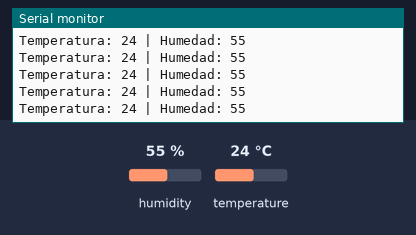
Bench run of a sketch on a simulated Arduino Uno, built with avr-gcc and run on an emulated ATmega328P. On the bench: the last lines printed to the serial monitor. The inputs (shaded band) are chosen by the test bench; at power-on: humidity 55 %, temperature 24 °C.

Above: at 2.8 s.
2.9 s: humidity set to 22 %
At 4.5 s:
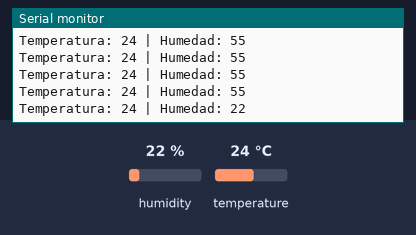
5.6 s: temperature set to 12 °C
At 6.0 s:
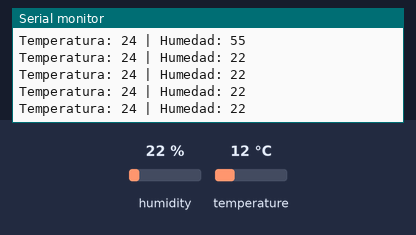
11.6 s: humidity set to 40 %
At 12.1 s:
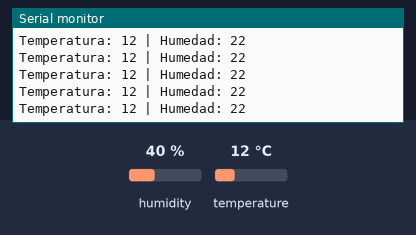
Timing chart, 0 to 14.6 s (numbered marks = the images above; inputs shaded):
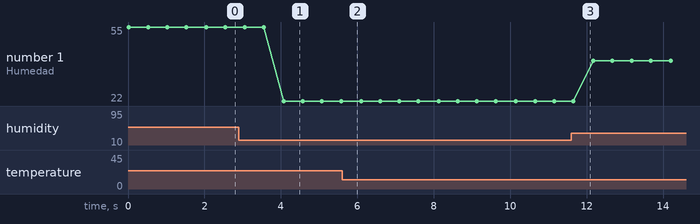

Measured:
- after the input at 2.9 s, the serial monitor: prints a new line after 1.2 s (image 1)
- plotted number 1: 55 → 22 after the input at 2.9 s, 22 → 40 after the input at 11.6 s

The sketch:

07-temperatura-humedad-dht11.ino
```cpp
#include <DHT.h>
#include <DHT_U.h>

#define PIN_SENSOR 10

int temperature;
int humidity;

DHT dht (PIN_SENSOR, DHT11);

void setup() {
  Serial.begin(9600);
  dht.begin();
  Serial.println("Listo!!!");
}

void loop() {
  temperature = dht.readTemperature();
  humidity = dht.readHumidity();

  Serial.print("Temperatura: ");
  Serial.print(temperature);
  Serial.print(" | Humedad: ");
  Serial.println(humidity);

  delay(500);
}
```
